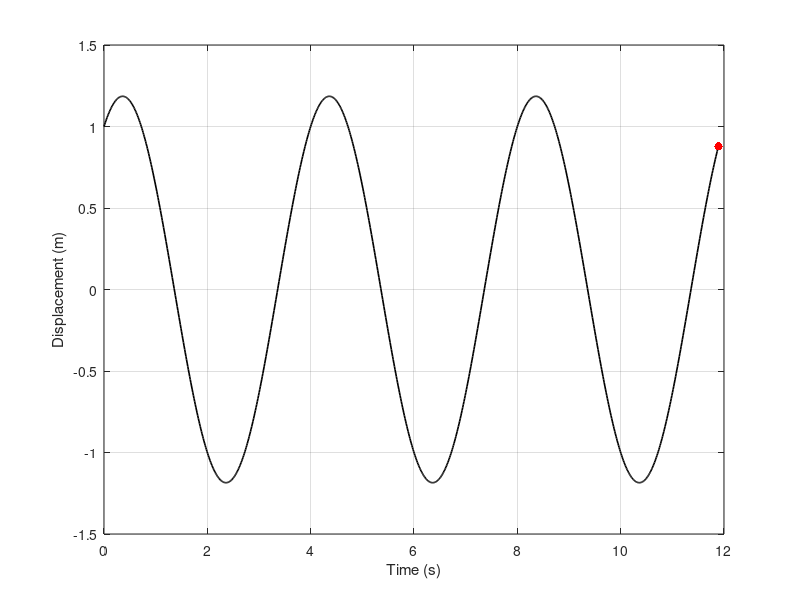

MATLAB code for this plot: (Note: this script raises an error after producing the figure.)
close all; clear; clc;


x0 = 1;
v0 = 1;

omega0 = pi/2;

T = 2 * pi / omega0;

t = linspace(0, 12, 1e3);



x = x0 * cos(omega0 * t) + v0 / omega0 * sin(omega0 * t);
v = -x0 * omega0 * sin(omega0 * t) + v0 * cos(omega0 * t);




figure('units', 'pixels', 'position', [20, 20, 400, 400]);

k = 1;

for i = 1:10:length(t)

    plot(t(1:i), x(1:i), 'k', 'LineWidth', 1.2);
    hold on
    scatter(t(i), x(i), 'r', 'filled');
    hold off
    grid on
    xlabel('Time (s)');
    ylabel('Displacement (m)');
    grid on
    xlim([0, 12]);
    ylim([-1.5, 1.5]);

     set(gcf,'color','w');
    currFrame = getframe(gcf);
    im{k} = frame2im(currFrame);   
    pause(0.01);
    k = k + 1;
end



%%

filename = "../assets/img/animations/sho_animation.gif"; % Specify the output file name

fps = 20;

for idx = 1:length(im)
    [A,map] = rgb2ind(im{idx},256);
    if idx == 1
        imwrite(A,map,filename,"gif","LoopCount",Inf,"DelayTime",1/fps);
    else
        imwrite(A,map,filename,"gif","WriteMode","append","DelayTime",1/fps);
    end
end

